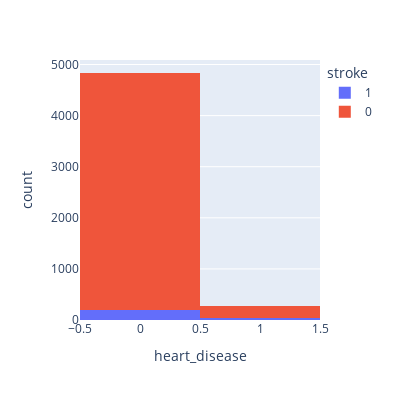

Here is the notebook cell this chart was saved with:
### Code cell
print (f'Patients with heart disease has a probability of {round(my_data[my_data["heart_disease"]==1]["stroke"].mean()*100,2)} % of getting stroke')

print()

print (f'Patients without heart disease has a probability of {round(my_data[my_data["heart_disease"]==0]["stroke"].mean()*100,2)} % of getting stroke')

fig = px.histogram(my_data, x="heart_disease", color="stroke",width=400, height=400)
fig.show()

### Figure 1 — Plotly figure (JSON) as saved in the notebook; plotly's stock layout.template omitted (floating-point values rounded to 4 significant figures; data arrays with more than 128 entries replaced by an {"elided": "..."} marker saying what was removed)
{"data": [{"alignmentgroup": "True", "bingroup": "x", "hovertemplate": "stroke=1<br>heart_disease=%{x}<br>count=%{y}<extra></extra>", "legendgroup": "1", "marker": {"color": "#636efa", "pattern": {"shape": ""}}, "name": "1", "offsetgroup": "1", "orientation": "v", "showlegend": true, "x": {"elided": "249 int values"}, "xaxis": "x", "yaxis": "y", "type": "histogram"}, {"alignmentgroup": "True", "bingroup": "x", "hovertemplate": "stroke=0<br>heart_disease=%{x}<br>count=%{y}<extra></extra>", "legendgroup": "0", "marker": {"color": "#EF553B", "pattern": {"shape": ""}}, "name": "0", "offsetgroup": "0", "orientation": "v", "showlegend": true, "x": {"elided": "4861 int values"}, "xaxis": "x", "yaxis": "y", "type": "histogram"}], "layout": {"xaxis": {"anchor": "y", "domain": [0.0, 1.0], "title": {"text": "heart_disease"}}, "yaxis": {"anchor": "x", "domain": [0.0, 1.0], "title": {"text": "count"}}, "legend": {"title": {"text": "stroke"}, "tracegroupgap": 0}, "margin": {"t": 60}, "barmode": "relative", "height": 400, "width": 400}}
